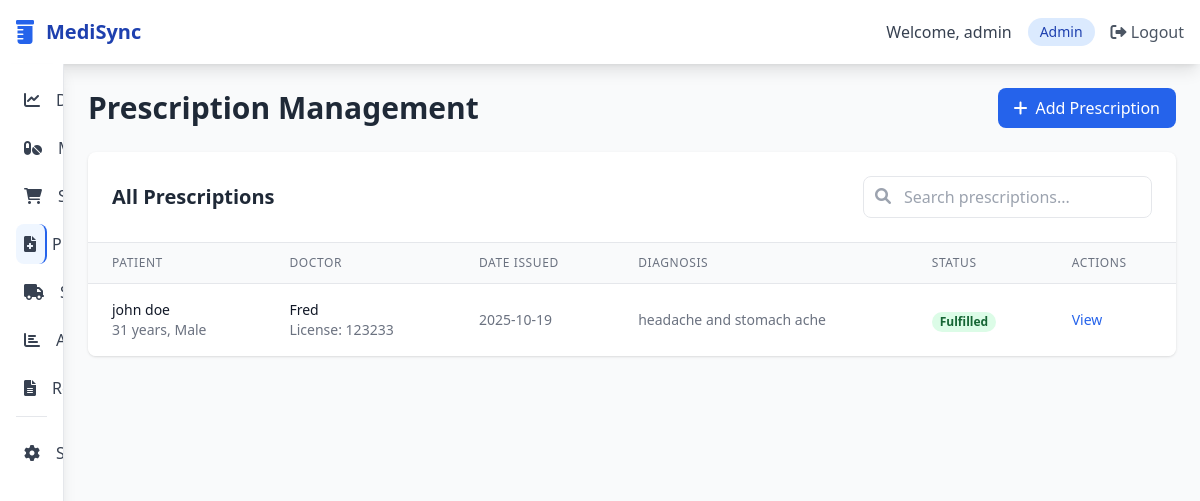
Screenshot of /prescriptions (signed in) with the database file from the repository.
### models.py (models this page shows, shortened)
class User(UserMixin, db.Model):
    __tablename__ = 'users'
    id = db.Column(db.Integer, primary_key=True)
    username = db.Column(db.String(80), unique=True, nullable=False)
    email = db.Column(db.String(120), unique=True, nullable=False)
    password_hash = db.Column(db.String(128))
    role = db.Column(db.String(20), nullable=False)  # admin, pharmacist, cashier
    is_active = db.Column(db.Boolean, default=True)
    created_at = db.Column(db.DateTime, default=datetime.utcnow)
    last_login = db.Column(db.DateTime)
    def can_access_module(self, module):
        access_rules = {
            'admin': ['dashboard', 'medicines', 'sales', 'prescriptions', 'suppliers', 'analytics', 'reports', 'settings'],
            'pharmacist': ['dashboard', 'medicines', 'sales', 'prescriptions', 'reports'],
            'cashier': ['dashboard', 'sales']
        }
        return module in access_rules.get(self.role, [])

class Prescription(db.Model):
    id = db.Column(db.Integer, primary_key=True)
    patient_name = db.Column(db.String(100), nullable=False)
    patient_age = db.Column(db.Integer)
    patient_gender = db.Column(db.String(10))
    doctor_name = db.Column(db.String(100))
    doctor_license = db.Column(db.String(50))
    diagnosis = db.Column(db.Text)
    prescribed_medicines = db.Column(db.Text)  # JSON string of medicines
    date_issued = db.Column(db.Date, nullable=False)
    is_fulfilled = db.Column(db.Boolean, default=False)
    created_at = db.Column(db.DateTime, default=datetime.utcnow)

### app.py (the view)
@app.route('/prescriptions')
@login_required
def prescriptions():
    if not current_user.can_access_module('prescriptions'):
        flash('Access denied', 'danger')
        return redirect(url_for('dashboard'))
    prescriptions_list = Prescription.query.order_by(Prescription.created_at.desc()).all()
    return render_template('prescriptions/index.html', prescriptions=prescriptions_list)

### app.py (called while the page is built)
@login_manager.user_loader
def load_user(user_id):
    return User.query.get(int(user_id))

### templates/prescriptions/index.html (shortened to what this page needs)
{% extends "base.html" %}
{% block content %}
<div class="flex justify-between items-center mb-6">
    <h1 class="text-3xl font-bold text-gray-800">Prescription Management</h1>
    <a href="{{ url_for('add_prescription') }}" class="bg-blue-600 text-white px-4 py-2 rounded-lg hover:bg-blue-700 transition duration-200">
        <i class="fas fa-plus mr-2"></i>Add Prescription
    </a>
</div>
<div class="bg-white rounded-lg shadow overflow-hidden">
    <div class="p-6 border-b">
        <div class="flex justify-between items-center">
            <h2 class="text-xl font-semibold text-gray-800">All Prescriptions</h2>
            <div class="relative">
                <input type="text" placeholder="Search prescriptions..." class="pl-10 pr-4 py-2 border rounded-lg focus:outline-none focus:ring-2 focus:ring-blue-500">
                <i class="fas fa-search absolute left-3 top-3 text-gray-400"></i>
            </div>
        </div>
    </div>
    <div class="overflow-x-auto">
        <table class="min-w-full divide-y divide-gray-200">
            <thead class="bg-gray-50">
                <tr>
                    <th class="px-6 py-3 text-left text-xs font-medium text-gray-500 uppercase tracking-wider">Patient</th>
                    <th class="px-6 py-3 text-left text-xs font-medium text-gray-500 uppercase tracking-wider">Doctor</th>
                    <th class="px-6 py-3 text-left text-xs font-medium text-gray-500 uppercase tracking-wider">Date Issued</th>
                    <th class="px-6 py-3 text-left text-xs font-medium text-gray-500 uppercase tracking-wider">Diagnosis</th>
                    <th class="px-6 py-3 text-left text-xs font-medium text-gray-500 uppercase tracking-wider">Status</th>
                    <th class="px-6 py-3 text-left text-xs font-medium text-gray-500 uppercase tracking-wider">Actions</th>
                </tr>
            </thead>
            <tbody class="bg-white divide-y divide-gray-200">
                {% for prescription in prescriptions %}
                <tr>
                    <td class="px-6 py-4 whitespace-nowrap">
                        <div class="text-sm font-medium text-gray-900">{{ prescription.patient_name }}</div>
                        <div class="text-sm text-gray-500">
                            {{ prescription.patient_age }} years, {{ prescription.patient_gender or 'N/A' }}
                        </div>
                    </td>
                    <td class="px-6 py-4 whitespace-nowrap">
                        <div class="text-sm text-gray-900">{{ prescription.doctor_name }}</div>
                        {% if prescription.doctor_license %}
                        <div class="text-sm text-gray-500">License: {{ prescription.doctor_license }}</div>
                        {% endif %}
                    </td>
                    <td class="px-6 py-4 whitespace-nowrap text-sm text-gray-500">
                        {{ prescription.date_issued }}
                    </td>
                    <td class="px-6 py-4 whitespace-nowrap text-sm text-gray-500">
                        {{ prescription.diagnosis[:50] }}{% if prescription.diagnosis|length > 50 %}...{% endif %}
                    </td>
                    <td class="px-6 py-4 whitespace-nowrap">
                        <span class="px-2 inline-flex text-xs leading-5 font-semibold rounded-full
                            {% if prescription.is_fulfilled %}bg-green-100 text-green-800
                            {% else %}bg-yellow-100 text-yellow-800{% endif %}">
                            {{ 'Fulfilled' if prescription.is_fulfilled else 'Pending' }}
                        </span>
                    </td>
                    <td class="px-6 py-4 whitespace-nowrap text-sm font-medium">
                        <button class="text-blue-600 hover:text-blue-900">View</button>
                    </td>
                </tr>
                {% endfor %}
            </tbody>
        </table>
    </div>
</div>
{% endblock %}

### templates/base.html (shortened to what this page needs)
<!DOCTYPE html>
<html lang="en">
<head>
    <script src="https://cdn.tailwindcss.com"></script>
    <link href="https://cdnjs.cloudflare.com/ajax/libs/font-awesome/6.0.0/css/all.min.css" rel="stylesheet">
</head>
<body class="bg-gray-50">
    <nav class="bg-white shadow-lg">
        <div class="max-w-7xl mx-auto px-4">
            <div class="flex justify-between items-center h-16">
                <div class="flex items-center">
                    <i class="fas fa-prescription-bottle text-blue-600 text-2xl mr-3"></i>
                    <span class="text-xl font-bold text-blue-800">MediSync</span>
                </div>
                <div class="flex items-center space-x-4">
                    <span class="text-gray-700">Welcome, {{ current_user.username }}</span>
                    <span class="px-3 py-1 bg-blue-100 text-blue-800 rounded-full text-sm">{{ current_user.role|title }}</span>
                    <a href="{{ url_for('logout') }}" class="text-gray-600 hover:text-blue-600 transition duration-200">
                        <i class="fas fa-sign-out-alt"></i> Logout
                    </a>
                </div>
            </div>
        </div>
    </nav>
    <div class="flex">
        <div class="sidebar bg-white w-16 hover:w-64 h-screen shadow-lg overflow-hidden border-r border-gray-200">
            <div class="p-4">
                <ul class="space-y-2">
                    <li>
                        <a href="{{ url_for('dashboard') }}" class="menu-item flex items-center p-2 text-gray-700 hover:bg-blue-50 rounded-lg ">
                            <i class="fas fa-chart-line w-8 text-center"></i>
                            <span class="ml-4 font-medium">Dashboard</span>
                        </a>
                    </li>
                    {% if current_user.role in ['admin', 'pharmacist'] %}
                    <li>
                        <a href="{{ url_for('medicines') }}" class="menu-item flex items-center p-2 text-gray-700 hover:bg-blue-50 rounded-lg ">
                            <i class="fas fa-pills w-8 text-center"></i>
                            <span class="ml-4 font-medium">Medicines</span>
                        </a>
                    </li>
                    {% endif %}
                    <li>
                        <a href="{{ url_for('sales') }}" class="menu-item flex items-center p-2 text-gray-700 hover:bg-blue-50 rounded-lg ">
                            <i class="fas fa-shopping-cart w-8 text-center"></i>
                            <span class="ml-4 font-medium">Sales</span>
                        </a>
                    </li>
                    {% if current_user.role in ['admin', 'pharmacist'] %}
                    <li>
                        <a href="{{ url_for('prescriptions') }}" class="menu-item flex items-center p-2 text-gray-700 hover:bg-blue-50 rounded-lg {% if request.endpoint.startswith('prescription') %}bg-blue-50 text-blue-600 border-r-2 border-blue-600{% endif %}">
                            <i class="fas fa-file-medical w-8 text-center"></i>
                            <span class="ml-4 font-medium">Prescriptions</span>
                        </a>
                    </li>
                    {% endif %}
                    {% if current_user.role == 'admin' %}
                    <li>
                        <a href="{{ url_for('suppliers') }}" class="menu-item flex items-center p-2 text-gray-700 hover:bg-blue-50 rounded-lg ">
                            <i class="fas fa-truck w-8 text-center"></i>
                            <span class="ml-4 font-medium">Suppliers</span>
                        </a>
                    </li>
                    {% endif %}
                    {% if current_user.role == 'admin' %}
                    <li>
                        <a href="{{ url_for('analytics') }}" class="menu-item flex items-center p-2 text-gray-700 hover:bg-blue-50 rounded-lg ">
                            <i class="fas fa-chart-bar w-8 text-center"></i>
                            <span class="ml-4 font-medium">Analytics</span>
                        </a>
                    </li>
                    {% endif %}
                    {% if current_user.role in ['admin', 'pharmacist'] %}
                    <li>
                        <a href="{{ url_for('reports') }}" class="menu-item flex items-center p-2 text-gray-700 hover:bg-blue-50 rounded-lg ">
                            <i class="fas fa-file-alt w-8 text-center"></i>
                            <span class="ml-4 font-medium">Reports</span>
                        </a>
                    </li>
                    {% endif %}
                    {% if current_user.role == 'admin' %}
                    <li class="pt-4 mt-4 border-t border-gray-200">
                        <a href="{{ url_for('settings') }}" class="menu-item flex items-center p-2 text-gray-700 hover:bg-blue-50 rounded-lg ">
                            <i class="fas fa-cog w-8 text-center"></i>
                            <span class="ml-4 font-medium">Settings</span>
                        </a>
                    </li>
                    {% endif %}
                </ul>
            </div>
        </div>
        <main class="flex-1 p-6 overflow-auto">
            {% block content %}{% endblock %}
        </main>
    </div>
</body>
</html>

### templates/base.html (style rules this page uses)
.sidebar { transition: width 0.3s; }
.menu-item { transition: all 0.2s; }

### rows the page displays
User: username "admin", role "Admin"
Prescription: patient_name "john doe", patient_age "31", patient_gender "Male", doctor_name "Fred", doctor_license "123233", date_issued "2025-10-19", diagnosis "headache and stomach ache", is_fulfilled "Fulfilled"
